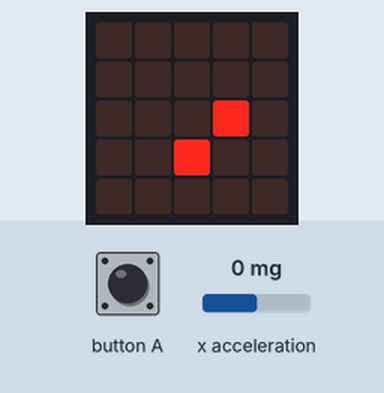
This program was run on a simulated BBC micro:bit (MakeCode). On the bench: the board's 5×5 LED display. Inputs (shaded band) come from the test bench; at power-on: x acceleration 0 mg.

Above: at 1.2 s.
1.3 s: x acceleration set to -12 mg
2.8 s: x acceleration set to -16 mg
At 3.1 s:
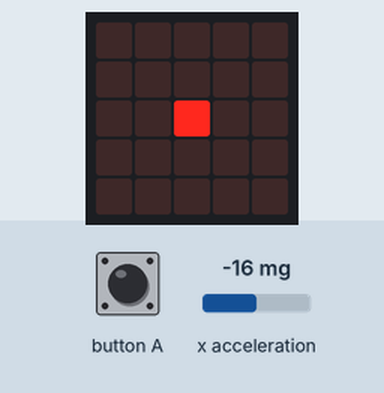
4.3 s: x acceleration set to -1440 mg
At 5.3 s:
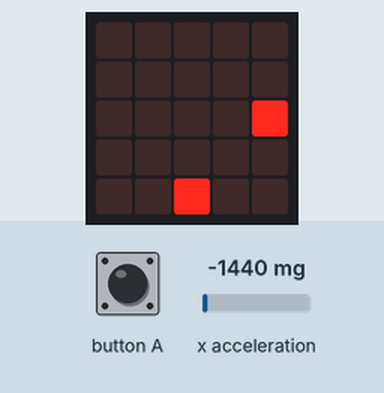
5.8 s: x acceleration set to 750 mg
At 6.3 s:
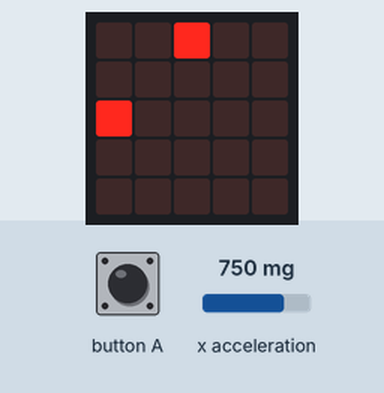
7.3 s: x acceleration set to 70 mg
At 8.0 s:
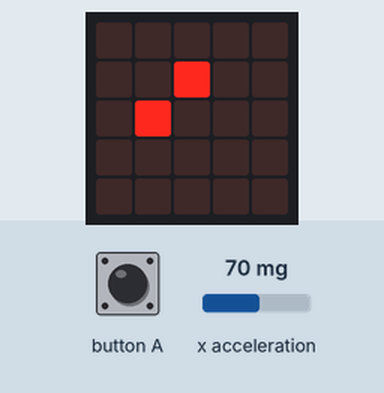
8.8 s: x acceleration set to -750 mg
At 10.2 s:
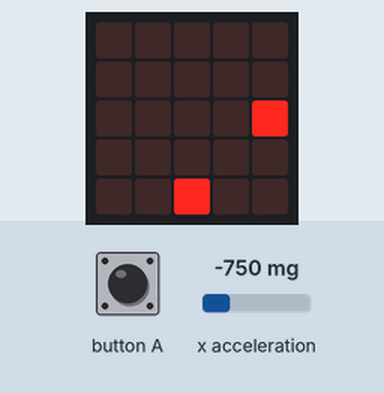
Timing chart, 0 to 11.3 s (numbered marks = the images above; inputs shaded):
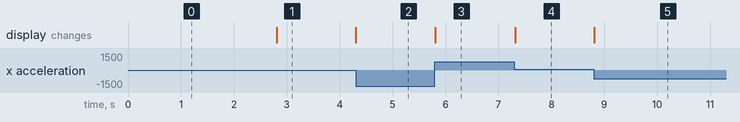

Measured:
- the behaviour switches between -14 and -15 mg on x acceleration (found by bisection; images 0 and 1)
- after the input at 1.3 s, every drawn part: stays the same
- after the input at 2.8 s, the display: changes at once (image 1)
- after the input at 4.3 s, the display: changes at once (image 2)
- after the input at 5.8 s, the display: changes at once (image 3)
- after the input at 7.3 s, the display: changes at once (image 4)
- after the input at 8.8 s, the display: changes at once (image 5)

The program:

main.ts
```typescript
input.onButtonPressed(Button.A, function on_button_pressed_a() {

    oprava = zrychlení
})
let naklon = 0
let zrychlení = 0
let oprava = 0
oprava = 0
basic.forever(function on_forever() {

    zrychlení = input.acceleration(Dimension.X)
    naklon = zrychlení - oprava
    basic.clearScreen()
    if (naklon > 100) {
        led.plot(0, 2)
    } else if (naklon > 15) {
        led.plot(1, 2)
    } else if (naklon < -100) {
        led.plot(4, 2)
    } else if (naklon > -15) {
        led.plot(3, 2)
    } else {
        led.plot(2, 2)
    }

    if (naklon > 100) {
        led.plot(2, 0)
    } else if (naklon > 15) {
        led.plot(2, 1)
    } else if (naklon < -100) {
        led.plot(2, 4)
    } else if (naklon > -15) {
        led.plot(2, 3)
    } else {
        led.plot(2, 2)
    }

})
```

test.ts
```typescript
// Tady jsou testy. Při použití tohoto balíčku jako rozšíření nebude zkompilováno.
```
